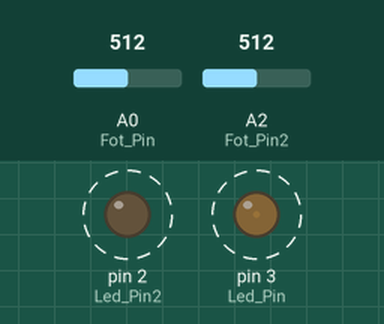
Simulated run of this sketch. Board: Arduino Uno, built with avr-gcc and run on an emulated ATmega328P. Parts: output pins drawn as LEDs (lit = HIGH). Dashed ring = blinking. The inputs (shaded band) are chosen by the test bench; at power-on: A2 (Fot_Pin2) = 512, A0 (Fot_Pin) = 512. What the sketch prints to the serial monitor is not drawn.

Above: at 0.87 s.
1.6 s: A2 (Fot_Pin2) set to 0
At 1.62 s:
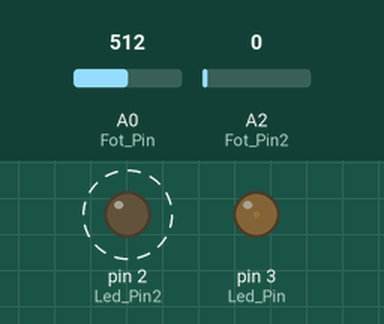
5.1 s: A2 (Fot_Pin2) set to 122
At 5.13 s:
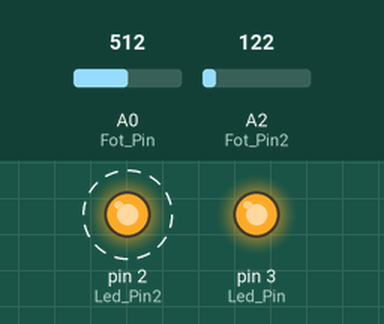
Timing chart, 0 to 14.6 s (numbered marks = the images above; inputs shaded):
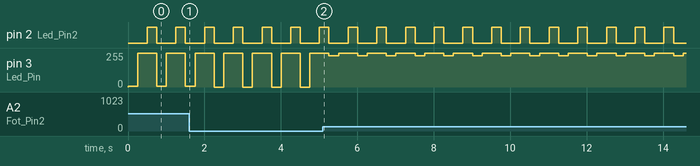

Measured:
- by itself, pin 2 (Led_Pin2): alternates HIGH for 0.25 s and LOW for 0.50 s
- by itself, pin 3 (Led_Pin): alternates 255/255 for 0.50 s and 233/255 for 0.25 s

The sketch:

ClaseArduino04_01_.ino
```cpp
// Codigo Ejemplo
int Led_Pin = 3;
int Fot_Pin = A0;
int Fot_Pin2 = A2;
int Led_Pin2 = 2;
int sensorValue = 0;
int sensorValue2 = 0;
int outputValue = 0;
int ouputVaule2 = 0;
void setup()
{
Serial.begin(9600);
pinMode(Led_Pin, OUTPUT);
pinMode(Led_Pin2, OUTPUT);
}
void loop()
{
 digitalWrite(Led_Pin, HIGH);
  digitalWrite(Led_Pin2, HIGH);
 sensorValue = analogRead(Fot_Pin);
  sensorValue2 = analogRead(Fot_Pin2);
 outputValue = map(sensorValue, 0, 255, 0, 1023);
  outputValue = map(sensorValue2, 0, 255, 0, 1023);
 analogWrite(Led_Pin, outputValue);
 analogWrite(Led_Pin2, ouputVaule2);
 Serial.print("Lectura1: ");
 Serial.println(sensorValue);
  Serial.print("Lectura2: ");
  Serial.println(sensorValue2);
 Serial.print("Mapeado1: ");
 Serial.println(outputValue);
  Serial.print("Mapeado2: ");
 delay(250);
 digitalWrite(Led_Pin, HIGH);
 delay(250);
 digitalWrite(Led_Pin2, HIGH);
  delay(250);
}
```
